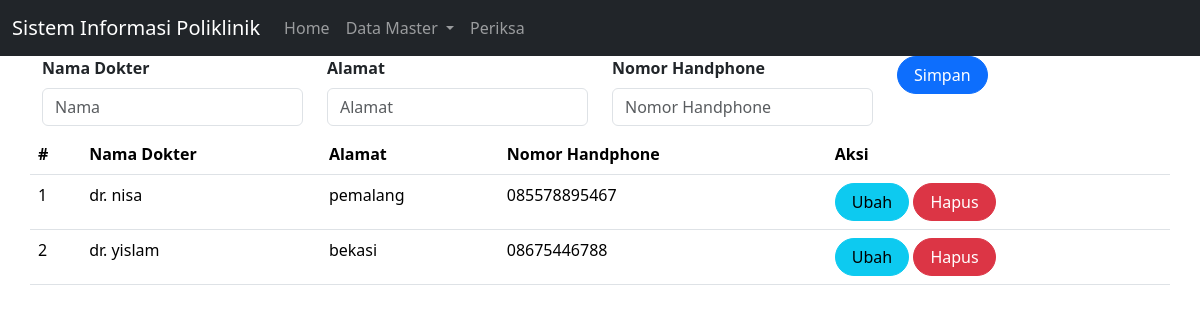
Screenshot of /dokter.php with the database file from the repository.
### tables this page shows
CREATE TABLE `dokter` (
  `id` int(11) NOT NULL,
  `nama` varchar(255) DEFAULT NULL,
  `alamat` varchar(255) DEFAULT NULL,
  `no_hp` varchar(50) DEFAULT NULL
);

### dokter.php (the view, shortened to what this page needs)
<!doctype html>
<html lang="en">
  <head>
    <link href="https://cdn.jsdelivr.net/npm/bootstrap@5.3.2/dist/css/bootstrap.min.css" rel="stylesheet">
  </head>
  <body>
  <nav class="navbar navbar-expand-lg  navbar-dark bg-dark">
  <div class="container-fluid">
    <a class="navbar-brand" href="#">
      Sistem Informasi Poliklinik
    </a>
    <div class="collapse navbar-collapse" id="navbarNavDropdown">
      <ul class="navbar-nav">
        <li class="nav-item">
          <a class="nav-link" aria-current="page" href="index.php">
            Home
          </a>
        </li>
        <li class="nav-item dropdown">
          <a class="nav-link dropdown-toggle" href="#" role="button"
          data-bs-toggle="dropdown" aria-expanded="false">
            Data Master
          </a>
        </li>
        <li class="nav-item">
          <a class="nav-link"
          href="periksa.php?page=periksa">
            Periksa
          </a>
        </li>
      </ul>
    </div>
  </div>
</nav>
<?php
include'koneksi.php';
?>
<body>
<div class="container">
    <form class="form row"  method="POST" action="" name="myForm" onsubmit="return(validate());">
    <?php
    $nama = '';
    $alamat = '';
    $no_hp = '';
    ?>
    <div class="col">
        <label for="inputNama" class="form-label fw-bold">
            Nama Dokter
        </label>
        <input type="varchar" class="form-control" name="nama" id="inputNama" placeholder="Nama" value="<?php echo $nama ?>">
    </div>
    <div class="col">
        <label for="inputAlamat" class="form-label fw-bold">
            Alamat
        </label>
        <input type="varchar" class="form-control" name="alamat" id="inputAlamat" placeholder="Alamat" value="<?php echo $alamat ?>">
    </div>
    <div class="col mb-2">
        <label for="inputNo_hp" class="form-label fw-bold">
        Nomor Handphone
        </label>
        <input type="varchar" class="form-control" name="no_hp" id="inputNo_hp" placeholder="Nomor Handphone" value="<?php echo $no_hp ?>">
    </div>
    <div class="col">
        <button type="submit" class="btn btn-primary rounded-pill px-3" name="simpan">Simpan</button>
    </div>
<table class="table table-hover">
    <thead>
        <tr>
            <th scope="col">#</th>
            <th scope="col">Nama Dokter</th>
            <th scope="col">Alamat</th>
            <th scope="col">Nomor Handphone</th>
            <th scope="col">Aksi</th>
        </tr>
    </thead>
    <tbody>
    <?php
    $result = mysqli_query(
    $mysqli,"SELECT * FROM dokter ORDER BY nama"
    );
$no = 1;
while ($data = mysqli_fetch_array($result)) {
?>
    <tr>
        <td><?php echo $no++ ?></td>
        <td><?php echo $data['nama'] ?></td>
        <td><?php echo $data['alamat'] ?></td>
        <td><?php echo $data['no_hp'] ?></td>
                <td>
                    <a class="btn btn-info rounded-pill px-3"
                    href="dokter.php?id=<?php echo $data['id'] ?>">Ubah
                    </a>
                    <a class="btn btn-danger rounded-pill px-3"
                    href="dokter.php?page=dokter&id=<?php echo $data['id'] ?>&aksi=hapus">Hapus</a>
                </td>
            </tr>
        <?php
        }
        ?>
    </tbody>
</form>
</body>
</html>

### rows the page displays
dokter: nama "dr. nisa", alamat "pemalang", no_hp "085578895467"
dokter: nama "dr. yislam", alamat "bekasi", no_hp "08675446788"
